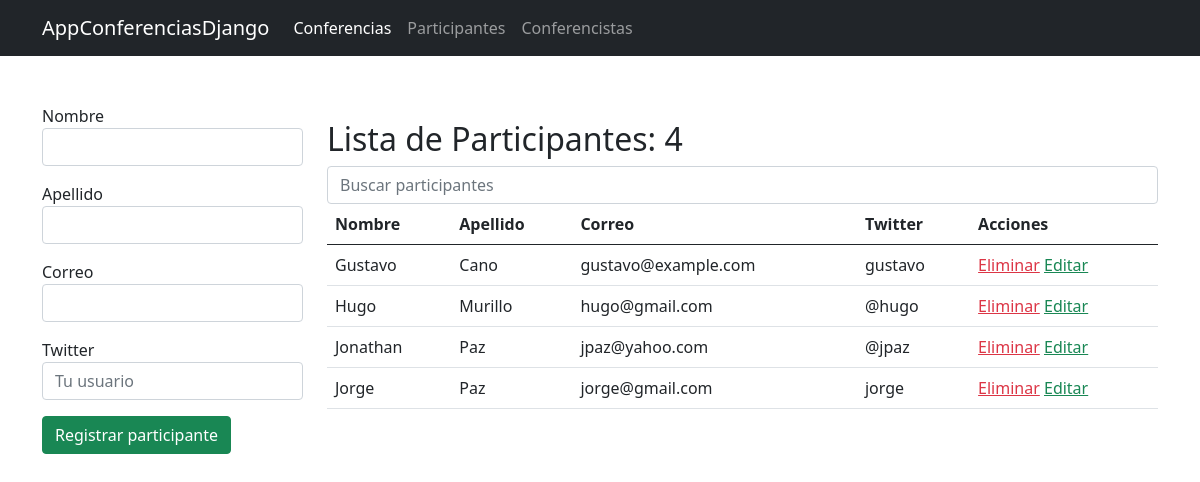
Screenshot of /participantes/ with the database file from the repository.
### app_registro/models.py (models this page shows, shortened)
class Participante(models.Model):
    nombre = models.CharField(max_length=25)
    apellido = models.CharField(max_length=25)
    correo = models.EmailField()
    twitter = models.CharField(max_length=35, null=True, blank=True)

### app_registro/views.py (the view, shortened to what this page needs)
# urls.py: path('participantes/', views.participantes, name="participantes"),
def participantes(request):
    q = request.GET.get('q')
    if q: #{
        data = Participante.objects.filter(nombre__startswith=q).order_by('nombre')
    else:
        data = Participante.objects.all().order_by('nombre')
    ctx = {
        'participantes': data,
        'q': q
    }
    return render(request, 'registro/participantes.html', ctx)

### app_registro/templates/registro/participantes.html (shortened to what this page needs)
{% extends "base.html" %}
{% block container %}
    <div class="row">
        <div class="col-3">
            <form action="{% url 'participantes' %}" method="post">
                <div class="mb-3">
                    <label for="nombre">Nombre</label>
                    <input type="text" name="nombre" id="nombre" class="form-control" required>
                </div>
                <div class="mb-3">
                    <label for="apellido">Apellido</label>
                    <input type="text" name="apellido" id="apellido" class="form-control" required>
                </div>
                <div class="mb-3">
                    <label for="correo">Correo</label>
                    <input type="email" name="correo" id="correo" class="form-control" required>
                </div>
                <div class="mb-3">
                    <label for="twitter">Twitter</label>
                    <input type="text" name="twitter" id="twitter" class="form-control" placeholder="Tu usuario" required>
                </div>
                <div class="mb-3">
                    <input type="submit" class="btn btn-success" value="Registrar participante">
                </div>
            </form>
        </div>
        <div class="col-9">
            <h2 class="mt-3">Lista de Participantes: {{ participantes.count }}</h2>
            <form action="" method="get">
                <input type="search" name="q" value="{{ q|default_if_none:'' }}" class="form-control" placeholder="Buscar participantes">
            </form>
            <table class="table table-hover">
                <thead>
                    <tr>
                        <th>Nombre</th>
                        <th>Apellido</th>
                        <th>Correo</th>
                        <th>Twitter</th>
                        <th>Acciones</th>
                    </tr>
                </thead>
                <tbody>
                    {% for p in participantes %}
                    <tr>
                        <td>{{ p.nombre }}</td>
                        <td>{{ p.apellido }}</td>
                        <td>{{ p.correo }}</td>
                        <td>
                            {{ p.twitter|default_if_none:'-' }}
                        </td>
                        <td>
                            <a onclick="if (!confirm('Confirme la eliminacion')) return false;" href="{% url 'eliminar_participante' p.id %}" class="text-danger">Eliminar</a>
                            <a href="" class="text-success">Editar</a>
                        </td>
                    </tr>
                    {% empty %}
                    <tr>
                        <td colspan="5" class="text-danger text-center">No se encontraron resultados</td>
                    </tr>
                    {% endfor %}
                </tbody>
            </table>
        </div>
    </div>
{% endblock %}

### rows the page displays
Participante: nombre "Gustavo", apellido "Cano", correo "gustavo@example.com", twitter "gustavo"
Participante: nombre "Hugo", apellido "Murillo", correo "hugo@gmail.com", twitter "@hugo"
Participante: nombre "Jonathan", apellido "Paz", correo "jpaz@yahoo.com", twitter "@jpaz"
Participante: nombre "Jorge", apellido "Paz", correo "jorge@gmail.com", twitter "jorge"

### other values shown
{{ participantes.count }} "4"
